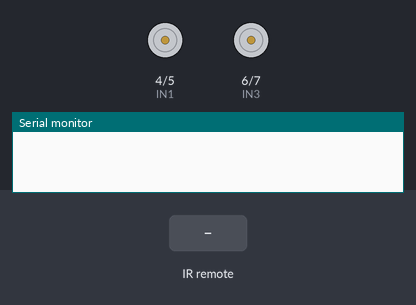
This sketch was run on a simulated Arduino Uno, built with avr-gcc and run on an emulated ATmega328P. Parts: motor-driver pin pairs drawn as motors (green arrow = first pin HIGH = forward, orange = second pin HIGH = backward, longer = more drive, scaled by the enable pin), the last lines printed to the serial monitor. Inputs (shaded band) come from the test bench.

Above: at 1.2 s.
1.3 s: infrared code 0xB946FF00 received
At 1.9 s:
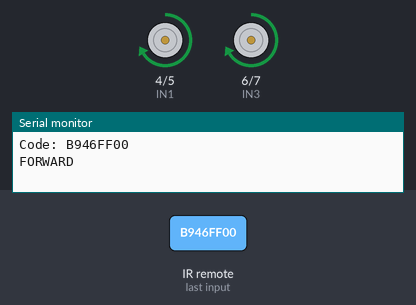
2.8 s: infrared code 0xEA15FF00 received
At 4.0 s:
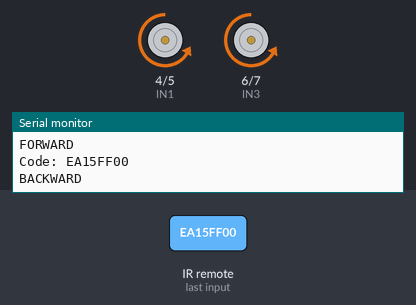
4.3 s: infrared code 0xBB44FF00 received
At 5.4 s:
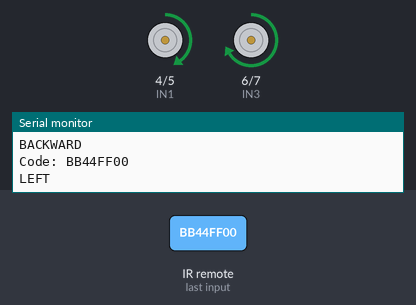
5.8 s: infrared code 0xBC43FF00 received
At 6.5 s:
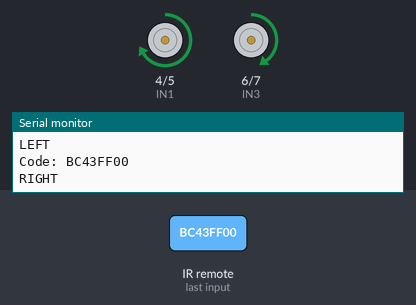
Timing chart, 0 to 8.3 s (numbered marks = the images above; inputs shaded):
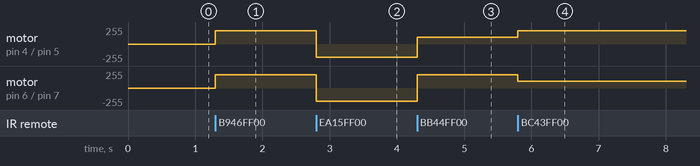

The sketch:

IRSensor_HEXCODE_Remote.ino
```cpp
#include <IRremote.hpp>

const int RemotePin = 11;

int ENA = 3;
int IN1 = 4;
int IN2 = 5;
int IN3 = 6;
int IN4 = 7;
int ENB = 9;

int baseSpeed = 200;
int turnFactor = 100;

void setup() {
  pinMode(ENA, OUTPUT); pinMode(ENB, OUTPUT);
  pinMode(IN1, OUTPUT); pinMode(IN2, OUTPUT);
  pinMode(IN3, OUTPUT); pinMode(IN4, OUTPUT);

  Serial.begin(9600);
  IrReceiver.begin(RemotePin, ENABLE_LED_FEEDBACK);
}

void loop() {
  if (IrReceiver.decode()) {
    uint32_t code = IrReceiver.decodedIRData.decodedRawData;
    Serial.print("Code: ");
    Serial.println(code, HEX);

    switch (code) {
      case 0xBF40FF00: Serial.println("STOP");     Stop();     break;
      case 0xB946FF00: Serial.println("FORWARD");  Forward();  break;
      case 0xEA15FF00: Serial.println("BACKWARD"); Backward(); break;
      case 0xBB44FF00: Serial.println("LEFT");     Left();     break;
      case 0xBC43FF00: Serial.println("RIGHT");    Right();    break;
      case 0x00000000: break;
    }

    IrReceiver.resume();
  }
}

void Forward() {
  analogWrite(ENA, baseSpeed);
  analogWrite(ENB, baseSpeed);
  digitalWrite(IN1, HIGH);
  digitalWrite(IN2, LOW);
  digitalWrite(IN3, HIGH);
  digitalWrite(IN4, LOW);
}

void Backward() {
  analogWrite(ENA, baseSpeed);
  analogWrite(ENB, baseSpeed);
  digitalWrite(IN1, LOW);
  digitalWrite(IN2, HIGH);
  digitalWrite(IN3, LOW);
  digitalWrite(IN4, HIGH);
}

void Left() {
  analogWrite(ENA, baseSpeed - turnFactor);
  analogWrite(ENB, baseSpeed);
  digitalWrite(IN1, HIGH);
  digitalWrite(IN2, LOW);
  digitalWrite(IN3, HIGH);
  digitalWrite(IN4, LOW);
}

void Right() {
  analogWrite(ENA, baseSpeed);
  analogWrite(ENB, baseSpeed - turnFactor);
  digitalWrite(IN1, HIGH);
  digitalWrite(IN2, LOW);
  digitalWrite(IN3, HIGH);
  digitalWrite(IN4, LOW);
}

void Stop() {
  analogWrite(ENA, 0);
  analogWrite(ENB, 0);
  digitalWrite(IN1, LOW);
  digitalWrite(IN2, LOW);
  digitalWrite(IN3, LOW);
  digitalWrite(IN4, LOW);
}
```

Measured:
- after the input at 1.3 s, motor on pin 4 (IN1) / pin 5 (IN2), motor on pin 6 (IN3) / pin 7 (IN4): stopped → forward 200/255 at once
- after the input at 2.8 s, motor on pin 4 (IN1) / pin 5 (IN2), motor on pin 6 (IN3) / pin 7 (IN4): forward 200/255 → backward 200/255 at once
- after the input at 4.3 s, motor on pin 4 (IN1) / pin 5 (IN2): backward 200/255 → forward 100/255 at once; motor on pin 6 (IN3) / pin 7 (IN4): backward 200/255 → forward 200/255 at once
- after the input at 5.8 s, motor on pin 4 (IN1) / pin 5 (IN2): forward 100/255 → forward 200/255 at once; motor on pin 6 (IN3) / pin 7 (IN4): forward 200/255 → forward 100/255 at once
